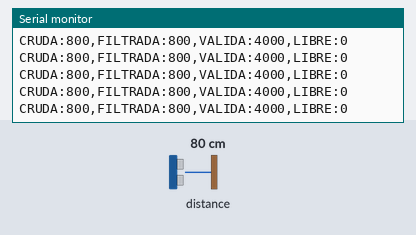
Recording of a sketch running on a simulated ESP8266 (NodeMCU). On the bench: the last lines printed to the serial monitor. Inputs (shaded band) come from the test bench; at power-on: distance to the obstacle 80 cm. The echo pulse lasts 58.3 µs per cm.

Above: at 1.7 s.
1.8 s: distance to the obstacle set to 2 cm
At 2.7 s:
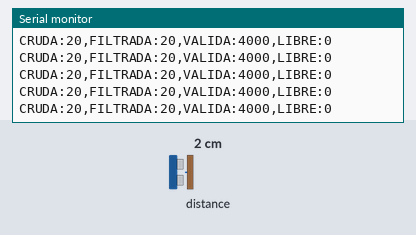
3.3 s: distance to the obstacle set to 4 cm
At 4.3 s:
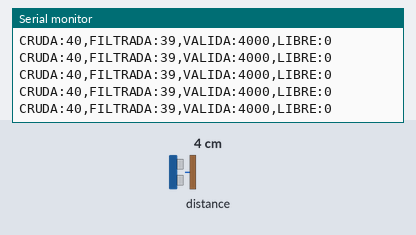
Timing chart, 0 to 6.3 s (numbered marks = the images above; inputs shaded):
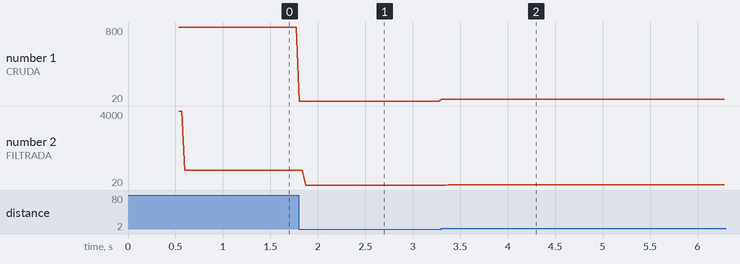

Measured:
- after the input at 1.8 s, the serial monitor: prints a new line at once (image 1)
- after the input at 3.3 s, the serial monitor: prints a new line at once (image 2)
- plotted number 1: 800 → 20 after the input at 1.8 s, 20 → 40 after the input at 3.3 s
- plotted number 2: 800 → 20 after the input at 1.8 s, 20 → 40 after the input at 3.3 s

The sketch:

VL53L1cx_filter.ino
```cpp
/*
  VL53L1X + ESP8266/ESP32
  Detección de "camino libre" con filtro de mediana + EMA sobre un solo cono del VL53L1X (ROI 16x16, ~27°).

  Librería: "VL53L1X" by Pololu (Library Manager).
  Conexión: SDA/SCL con pull-ups, 3.3 V, GND.
  ESP8266: SDA = D2 (GPIO4), SCL = D1 (GPIO5)   |   ESP32: SDA = 21, SCL = 22

  Sin obstáculo el sensor casi nunca da una medición válida; la distancia que devuelve
  en ese caso es basura aleatoria (41..5057 mm). Por eso:
    1) Si la lectura NO es válida se guarda MAX_RANGE_MM ("no veo nada") en vez de la distancia.
    2) La mediana de las últimas N muestras actúa como votación: si la mayoría fueron
       inválidas -> MAX_RANGE_MM = camino libre.
    3) La EMA suaviza el resultado (con "snap" ante cambios grandes y reales).
    4) Histéresis + frames consecutivos para evitar oscilaciones.
*/

#include <Wire.h>
#include <VL53L1X.h>

//config --
#if defined(ESP8266)
  #define PIN_SDA 4
  #define PIN_SCL 5
#else
  #define PIN_SDA 21
  #define PIN_SCL 22
#endif
#define I2C_HZ   400000
#define BAUDIOS  115200

// Sensor
#define MODO_LARGO         true     // true = Long (hasta ~4 m), false = Short (mejor con luz ambiente)
#define TIMING_BUDGET_US   100000   // más tiempo = menos ruido (Long: mín. ~33 ms; 100 ms recomendado)
#define PERIODO_MS         100      // periodo entre mediciones (>= timing budget)
#define ROI_LADO           16       // 16 = cono completo (~27°). Mínimo 4 = cono más estrecho

// Validación
#define MAX_RANGE_MM       4000     // "sin objetivo" / camino libre
#define MIN_RANGE_MM       20
#define ACEPTAR_ESTADOS_DEBILES false  // true = acepta también estados 3, 6 y 11 (menos confiables)
#define MIN_SENAL_MCPS     0.0f     // sube (p.ej. 0.5-2.0) si aún entra ruido

// Filtro
#define VENTANA_MEDIANA    5        // impar: 3, 5, 7...  (a 10 Hz, 5 muestras = 0.5 s)
#define EMA_ALPHA          0.40f    // 0..1  (mayor = más rápido, menor = más suave)
#define EMA_SNAP_MM        600      // si |mediana - EMA| > esto, la EMA salta directo

// Decisión de camino libre (histéresis)
#define UMBRAL_OBSTACULO_MM   1500
#define UMBRAL_LIBRE_MM       1700
#define FRAMES_PARA_OBSTACULO 2
#define FRAMES_PARA_LIBRE     4

// Salida serial
#define SALIDA_PLOTTER   0   // cruda, filtrada y estado -> Serial Plotter
#define SALIDA_CSV       1   // CSV completo (mismas columnas que tu archivo + filtrada y camino_libre)
#define SALIDA           SALIDA_PLOTTER //Sólo una pequeña comodidad para obtener datos de diferentes formatos
// =============================================================

VL53L1X sensor;

// ---------- Filtro de mediana + EMA ----------
//friendly reminder! El filtro de mediana es un filtro no lineal, por lo que no se puede implementar como un simple promedio ponderado. La mediana requiere ordenar
//los valores y seleccionar el valor central, mientras que la EMA es un promedio ponderado exponencial que da más peso a los valores recientes. La combinación de ambos
//permite suavizar las mediciones del sensor y reducir el ruido, especialmente en entornos donde las lecturas pueden ser inconsistentes.

//Para el filtro de mediana usamos un buffer circular de tamaño de nuestra ventana, y calculamos la mediana de sus valores cada vez que se actualiza.
//Para la EMA sólo basta con su fórmula que es EMA = α * valor_actual + (1 - α) * EMA_anterior, donde α es el factor de suavizado (EMA_ALPHA).
//La histéresis se implementa con dos umbrales: uno para detectar un obstáculo y otro para detectar que el camino está libre, junto con un contador de frames consecutivos para evitar oscilaciones rápidas.

class FiltroToF {
public:
  void reset() {
    for (uint8_t i = 0; i < VENTANA_MEDIANA; i++) buf[i] = MAX_RANGE_MM; //para cada dato en el buffer, inicializamos con el valor máximo de rango, que representa "sin objetivo"
    idx = 0; ema = MAX_RANGE_MM; mediana = MAX_RANGE_MM; libre = true; //inicializamos la EMA y la mediana con el valor máximo de rango, y asumimos que el camino está libre al inicio
  }

  float actualizar(uint16_t dist, bool valida) { //dist = distancia medida por el sensor, valida = si la lectura es válida o no
    int16_t v = valida ? constrain((int)dist, MIN_RANGE_MM, MAX_RANGE_MM) : MAX_RANGE_MM; //
    buf[idx] = v; //buffer circular: guardamos el valor en la posición actual del índice, el idx es index y la v es el valor de la distancia medida o MAX_RANGE_MM si no es válida
    idx = (idx + 1) % VENTANA_MEDIANA; //incrementamos el índice circularmente, de modo que cuando llegue al final del buffer vuelva a 0

    mediana = medianaVentana();

    if (fabsf((float)mediana - ema) > EMA_SNAP_MM) ema = mediana;   // cambio real: sin lag, es decir que si la diferencia entre la mediana y la EMA es mayor que el umbral de snap, la EMA se ajusta directamente a la mediana
    else ema = EMA_ALPHA * mediana + (1.0f - EMA_ALPHA) * ema; // si no, aplicamos la fórmula de la EMA para suavizar el valor de la mediana y actualizar la EMA

    if (libre  && ema < UMBRAL_OBSTACULO_MM) libre = false;         // histéresis, es decir asumimos que el camino está libre hasta que la EMA cae por debajo del umbral de obstáculo, en cuyo caso cambiamos el estado a "no libre"
    else if (!libre && ema > UMBRAL_LIBRE_MM) libre = true; // si el camino no está libre y la EMA sube por encima del umbral de libre, cambiamos el estado a "libre"

    return ema;
  }

  float   ema;
  int16_t mediana; //la mediana es un in16_t porque representa la distancia en milímetros, que es un valor entero
  bool    libre;

private:
  int16_t buf[VENTANA_MEDIANA];
  uint8_t idx;

  int16_t medianaVentana() {
    int16_t t[VENTANA_MEDIANA];
    memcpy(t, buf, sizeof(t));
    for (uint8_t i = 1; i < VENTANA_MEDIANA; i++) {
      int16_t k = t[i]; int8_t j = i - 1;
      while (j >= 0 && t[j] > k) { t[j + 1] = t[j]; j--; } //ordenamiento por inserción, es decir que vamos comparando cada elemento con los anteriores y los vamos desplazando hasta encontrar su posición correcta dentro del buffer temporal t
      t[j + 1] = k;
    }
    return t[VENTANA_MEDIANA / 2];
  }
};

FiltroToF filtro;
bool caminoLibre = true;
uint8_t contaObs = 0, contaLibre = 0;
uint32_t muestra = 0;

// Estados Pololu: 0 = RangeValid (equivale al raw 9 de tu CSV).
// Débiles: 3 = valid min-range clipped, 6 = valid no-wrap-check fail, 11 = valid merged pulse.
bool lecturaValida(uint8_t estado, uint16_t d, float senal) {
  bool estadoOk = (estado == 0) ||
                  (ACEPTAR_ESTADOS_DEBILES && (estado == 3 || estado == 6 || estado == 11));
  if (!estadoOk) return false;
  if (d < MIN_RANGE_MM || d > MAX_RANGE_MM) return false;
  if (senal < MIN_SENAL_MCPS) return false;
  return true;
}

void setup() {
  Serial.begin(BAUDIOS);
  delay(500);
  if (SALIDA != SALIDA_PLOTTER) Serial.println(F("\nVL53L1X - filtro mediana + EMA"));

  Wire.begin(PIN_SDA, PIN_SCL);
  Wire.setClock(I2C_HZ);

  sensor.setTimeout(500);
  if (!sensor.init()) {
    Serial.println(F("ERROR: sensor no detectado. Revisa cableado, pull-ups y 3.3V."));
    while (true) delay(1000);
  }

  sensor.setDistanceMode(MODO_LARGO ? VL53L1X::Long : VL53L1X::Short);
  sensor.setMeasurementTimingBudget(TIMING_BUDGET_US);
  if (ROI_LADO < 16) sensor.setROISize(ROI_LADO, ROI_LADO);
  sensor.startContinuous(PERIODO_MS);

  filtro.reset();

  if (SALIDA == SALIDA_CSV)
    Serial.println(F("muestra,t_ms,distancia_mm,valida,estado,senal_MCPS,ambiente_MCPS,filtrada_mm,camino_libre"));
}

void loop() {
  if (!sensor.dataReady()) { delay(1); return; }
  sensor.read(false);                       // no bloqueante: ya sabemos que hay dato

  uint16_t d      = sensor.ranging_data.range_mm;
  uint8_t  estado = (uint8_t)sensor.ranging_data.range_status;
  float    senal  = sensor.ranging_data.peak_signal_count_rate_MCPS;
  float    ambi   = sensor.ranging_data.ambient_count_rate_MCPS;

  bool ok = lecturaValida(estado, d, senal);
  float f = filtro.actualizar(d, ok);

  // Decisión con conteo de frames (anti-parpadeo)
  if (!filtro.libre) { contaObs++;   contaLibre = 0; }
  else               { contaLibre++; contaObs   = 0; }

  if (caminoLibre && contaObs >= FRAMES_PARA_OBSTACULO)     caminoLibre = false;
  else if (!caminoLibre && contaLibre >= FRAMES_PARA_LIBRE) caminoLibre = true;

  muestra++;

#if SALIDA == SALIDA_PLOTTER
  Serial.print(F("CRUDA:"));     Serial.print(d);                 Serial.print(',');
  Serial.print(F("FILTRADA:"));  Serial.print((int)f);            Serial.print(',');
  Serial.print(F("VALIDA:"));    Serial.print(ok ? MAX_RANGE_MM : 0); Serial.print(',');
  Serial.print(F("LIBRE:"));     Serial.println(caminoLibre ? MAX_RANGE_MM : 0);
#else
  Serial.print(muestra);            Serial.print(',');
  Serial.print(millis());           Serial.print(',');
  Serial.print(d);                  Serial.print(',');
  Serial.print(ok ? 1 : 0);         Serial.print(',');
  Serial.print(estado);             Serial.print(',');
  Serial.print(senal, 4);           Serial.print(',');
  Serial.print(ambi, 4);            Serial.print(',');
  Serial.print((int)f);             Serial.print(',');
  Serial.println(caminoLibre ? 1 : 0);
#endif
}
```
